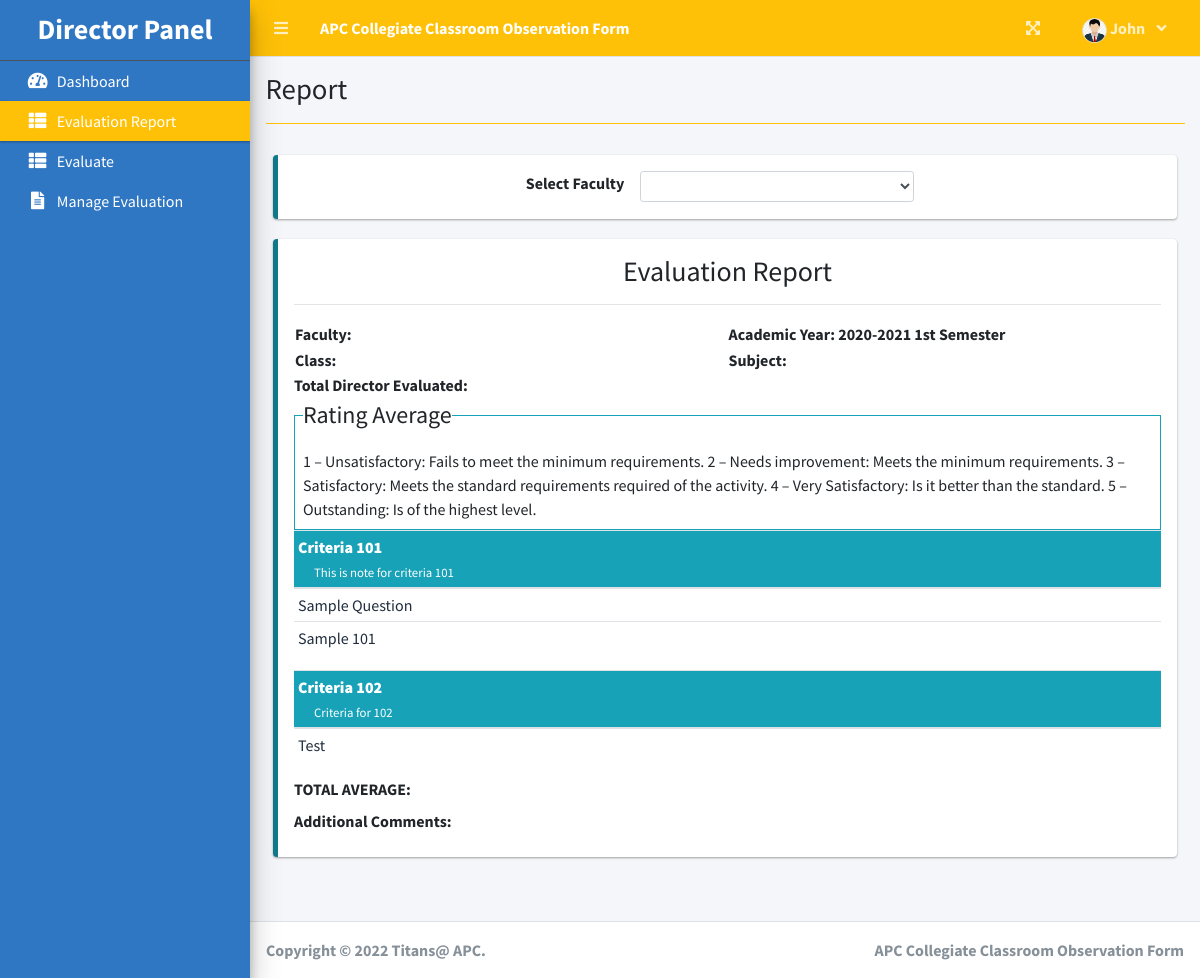
The app's page /index.php?page=report (signed in) with its own data.
### tables this page shows
CREATE TABLE `criteria_list` (
  `id` int(30) NOT NULL,
  `criteria` text NOT NULL,
  `criteria_notes` text DEFAULT NULL,
  `order_by` int(30) NOT NULL
);

CREATE TABLE `question_list` (
  `id` int(30) NOT NULL,
  `academic_id` int(30) NOT NULL,
  `question` text NOT NULL,
  `order_by` int(30) NOT NULL,
  `criteria_id` int(30) NOT NULL
);

### director/report.php (the view, shortened to what this page needs)
<?php $faculty_id = isset($_GET['fid']) ? $_GET['fid'] : '' ; ?>
<?php
function ordinal_suffix($num){
    $num = $num % 100;
    if($num < 11 || $num > 13){
         switch($num % 10){
            case 1: return $num.'st';
        }
    }
    return $num.'th';
}
?>
<div class="col-lg-12">
	<div class="callout callout-info">
		<div class="d-flex w-100 justify-content-center align-items-center">
			<label for="faculty">Select Faculty</label>
			<div class=" mx-2 col-md-4">
			<select name="" id="faculty_id" class="form-control form-control-sm select2">
				<option value=""></option>
				<?php
				$faculty = $conn->query("SELECT *,concat(firstname,' ',lastname) as name FROM faculty_list order by concat(firstname,' ',lastname) asc");
				while($row=$faculty->fetch_assoc()):
				?>
				<option value="<?php echo $row['id'] ?>" <?php echo isset($faculty_id) && $faculty_id == $row['id'] ? "selected" : "" ?>><?php echo ucwords($row['name']) ?></option>
				<?php endwhile; ?>
			</select>
			</div>
		</div>
	</div>
	<div class="row">
	</div>
	<div class="row">
		<div class="col-md-12">
			<div class="callout callout-info" id="printable">
			<div>
			<h3 class="text-center">Evaluation Report</h3>
			<hr>
			<table width="100%">
					<tr>
						<td width="50%"><p><b>Faculty: <span id="fname"></span></b></p></td>
						<td width="50%"><p><b>Academic Year: <span id="ay"><?php echo $_SESSION['academic']['year'].' '.(ordinal_suffix($_SESSION['academic']['semester'])) ?> Semester</span></b></p></td>
					</tr>
					<tr>
						<td width="50%"><p><b>Class: <span id="classField"></span></b></p></td>
						<td width="50%"><p><b>Subject: <span id="subjectField"></span></b></p></td>
					</tr>
			</table>
				<p class=""><b>Total Director Evaluated: <span id="tse"></span></b></p>
			</div>
				<fieldset class="border border-info p-2 w-100">
				   <legend  class="w-auto">Rating Average</legend>
				   <p> 1 – Unsatisfactory: Fails to meet the minimum requirements. 2 – Needs improvement: Meets the minimum requirements.
3 – Satisfactory: Meets the standard requirements required of the activity. 4 – Very Satisfactory: Is it better than the standard.
5 – Outstanding: Is of the highest level. </p>
				</fieldset>
				<?php
						$criteria = $conn->query("SELECT * FROM criteria_list where id in (SELECT criteria_id FROM question_list where academic_id = {$_SESSION['academic']['id']} ) order by abs(order_by) asc ");
						while($crow = $criteria->fetch_assoc()):
					?>
					<table class="table table-condensed wborder">
						<thead>
							<tr class="bg-gradient-secondary">
								<th class=" p-1"><b><?php echo $crow['criteria'] ?></b><p> &nbsp; &nbsp; &nbsp;<small><?php echo $crow['criteria_notes'] ?></small></p></th>
								<th width="5%" class="text-center" colspan="5">
							</tr>
						</thead>
						<tbody class="tr-sortable">
							<?php
							$questions = $conn->query("SELECT * FROM question_list where criteria_id = {$crow['id']} and academic_id = {$_SESSION['academic']['id']} order by abs(order_by) asc ");
							while($row=$questions->fetch_assoc()):
							?>
							<tr class="bg-white">
								<td class="p-1" width="40%">
									<?php echo $row['question'] ?>
								</td>
								<td class="text-center <?='data-'.$row['id']?>" colspan="5">
			                      </div>
							<?php endwhile; ?>
					<?php endwhile; ?>
					<div>
					<div>
						<label>TOTAL AVERAGE:</label>
					</div>
					<label>Additional Comments:</label><br>
					</div>
			</div>
		</div>
	</div>
</div>

### records on screen
criteria_list: criteria "Criteria 101", criteria_notes "This is note for criteria 101"
question_list: question "Sample Question"
question_list: question "Sample 101"
criteria_list: criteria "Criteria 102", criteria_notes "Criteria for 102"
question_list: question "Test"

### other values on screen
$_SESSION['system']['name'] "APC Collegiate Classroom Observation Form"
$_SESSION['login_firstname'] "John"
$title "Report"
$_SESSION['academic']['year'] "2020-2021"
ordinal_suffix($_SESSION['academic']['semester']) "1st"
